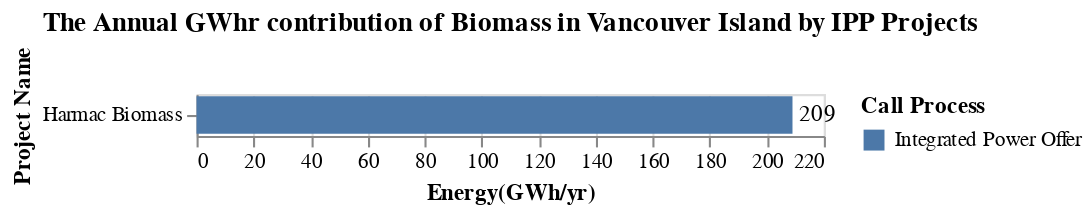

This figure's notebook cell:
### Markdown cell above
The bar chart energy_VI_Loc_chart, BMows the energy contribution for each of these Biomass projects and the call process by which it was acquired. 

The bar chart capacity_VI_Loc_chart, BMows the capacity contribution for each of these Biomass projects and the call process by which it was acquired.

### Code cell
title = alt.TitleParams('The Annual GWhr contribution of Biomass in Vancouver Island by IPP Projects')

capacity_IPP = alt.Chart(data_VI, title = title).mark_bar().encode(
                    alt.Y('Project_name', title='Project Name',sort='x'),
                    alt.X('sum(Energy(GWh/yr))', title='Energy(GWh/yr)'),
                    alt.Color('Call_process', title = 'Call Process')).properties( width=300)
energy_VI_Loc_chart = capacity_IPP + capacity_IPP.mark_text(
    color = 'black', align='left', dx = 3).encode(text='sum(Energy(GWh/yr))',color=alt.value('black'))
energy_VI_Loc_chart

### Figure 1 — Vega-Lite specification as saved in the notebook (floating-point values rounded to 4 significant figures)
{"config": {"view": {"continuousWidth": 300, "continuousHeight": 300}}, "layer": [{"mark": {"type": "bar"}, "encoding": {"color": {"field": "Call_process", "title": "Call Process", "type": "nominal"}, "x": {"aggregate": "sum", "field": "Energy(GWh/yr)", "title": "Energy(GWh/yr)", "type": "quantitative"}, "y": {"field": "Project_name", "sort": "x", "title": "Project Name", "type": "nominal"}}, "title": {"text": "The Annual GWhr contribution of Biomass in Vancouver Island by IPP Projects"}}, {"mark": {"type": "text", "align": "left", "color": "black", "dx": 3}, "encoding": {"color": {"value": "black"}, "text": {"aggregate": "sum", "field": "Energy(GWh/yr)", "type": "quantitative"}, "x": {"aggregate": "sum", "field": "Energy(GWh/yr)", "title": "Energy(GWh/yr)", "type": "quantitative"}, "y": {"field": "Project_name", "sort": "x", "title": "Project Name", "type": "nominal"}}, "title": {"text": "The Annual GWhr contribution of Biomass in Vancouver Island by IPP Projects"}}], "data": {"name": "data-7a3efe999f4bdec2f90e5632cdd550f5"}, "width": 300, "$schema": "https://vega.github.io/schema/vega-lite/v5.20.1.json", "datasets": {"data-7a3efe999f4bdec2f90e5632cdd550f5": [{"Sub_region": "Vancouver Island", "Project_name": "Harmac Biomass", "IPP_seller": "Nanaimo Forest Products Ltd.", "Location": "Nanaimo", "Type": "Biomass", "Year": "2010", "Call_process": "Integrated Power Offer", "Capacity(MW)": 55.0, "Energy(GWh/yr)": 209.0, "Region": "Vancouver Island"}]}}
